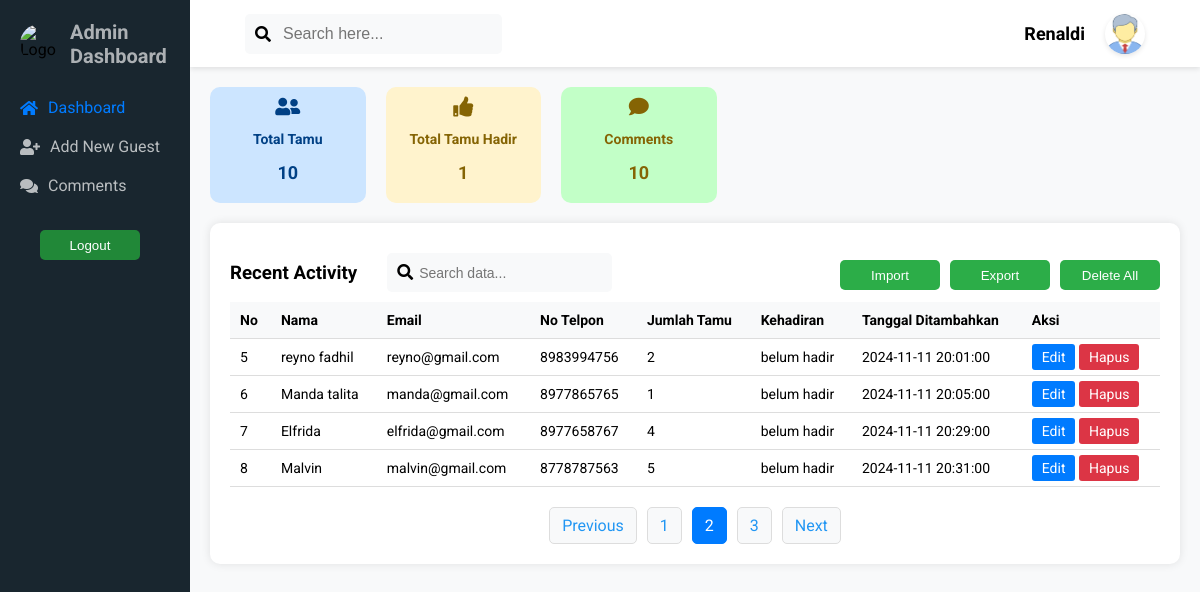
The page /Admin/dashboard_modern.php?page=2 (signed in) on the database its author committed.
### tables this page shows
CREATE TABLE `users` (
  `id` int(11) NOT NULL,
  `name` varchar(30) NOT NULL,
  `username` varchar(30) NOT NULL,
  `password` varchar(255) NOT NULL,
  `is_admin` tinyint(1) NOT NULL DEFAULT 0,
  `created_at` timestamp NOT NULL DEFAULT current_timestamp()
);

CREATE TABLE `guests` (
  `id` int(11) NOT NULL,
  `name` varchar(50) NOT NULL,
  `email` varchar(50) NOT NULL,
  `phone` varchar(15) DEFAULT NULL,
  `guests_count` int(11) DEFAULT NULL,
  `notes` text DEFAULT NULL,
  `is_present` tinyint(1) DEFAULT 0,
  `created_at` datetime NOT NULL DEFAULT current_timestamp()
);

### Admin/dashboard_modern.php (the view, shortened to what this page needs)
<?php
$connection = getConnection();
$sql = "SELECT * FROM users WHERE id = ?";
$stmt = $connection->prepare($sql);
$stmt->execute([$_SESSION['user_id']]);
$admin = $stmt->fetch();
$sql = "SELECT * FROM guests ORDER BY created_at ASC";
$stmt = $connection->query($sql);
$guests = $stmt->fetchAll();
$sqlPresent = "SELECT * FROM guests WHERE is_present = 1 ORDER BY created_at ASC";
$stmt = $connection->query($sqlPresent);
$guestsPresent = $stmt->fetchAll();
$guestsPresentCount = count($guestsPresent);
$guestsCount = count($guests);
$search = isset($_GET['search']) ? $_GET['search'] : '';
$limit = 4;
$page = isset($_GET['page']) ? (int)$_GET['page'] : 1;
$offset = ($page - 1) * $limit;
$sqlCount = "SELECT COUNT(*) AS total FROM guests WHERE name LIKE ? OR email LIKE ? OR phone LIKE ? OR is_present LIKE ?";
$stmtCount = $connection->prepare($sqlCount);
$searchTerm = '%' . $search . '%';
$stmtCount->execute([$searchTerm, $searchTerm, $searchTerm, $searchTerm]);
$totalGuests = $stmtCount->fetchColumn();
$totalPages = ceil($totalGuests / $limit);
$sql = "SELECT * FROM guests WHERE name LIKE ? OR email LIKE ? OR phone LIKE ? OR is_present LIKE ? ORDER BY created_at ASC LIMIT ? OFFSET ?";
$stmt = $connection->prepare($sql);
$stmt->bindValue(1, $searchTerm, PDO::PARAM_STR);
$stmt->bindValue(2, $searchTerm, PDO::PARAM_STR);
$stmt->bindValue(3, $searchTerm, PDO::PARAM_STR);
$stmt->bindValue(4, $searchTerm, PDO::PARAM_STR);
$stmt->bindValue(5, $limit, PDO::PARAM_INT);
$stmt->bindValue(6, $offset, PDO::PARAM_INT);
$stmt->execute();
$guests = $stmt->fetchAll();
$totalComments = $connection->query("SELECT COUNT(*) FROM guests")->fetchColumn();
?>
<!DOCTYPE html>
<html lang="id">
<head>
    <link href="https://cdnjs.cloudflare.com/ajax/libs/font-awesome/5.15.3/css/all.min.css" rel="stylesheet" />
    <link rel="stylesheet" href="dashboard.css">
    <link rel="stylesheet" href="./assets/style/dashboard-addGuest.css">
    <link rel="stylesheet" href="./assets/style/dashboard-importFile.css">
    <link rel="stylesheet" href="./assets/style/comment.css">
</head>
<body>
    <div class="container">
        <div class="sidebar">
            <div class="logo">
                <img alt="Logo"
                    src="https://storage.googleapis.com/a1aa/image/wKCqZGXRdV7wGN6NZuLBqea0KQ02hWyuUwuJPg5z2s4qGy3JA.jpg"
                    width="40" height="40" />
                <span>Admin Dashboard</span>
            </div>
            <ul class="menu">
                <li><a class="active" href="#"><i class="fas fa-home"></i> Dashboard</a></li>
                <li><a href="#"><i class="fas fa-user-plus"></i> Add New Guest</a></li>
                <li><a href="#"><i class="fas fa-comments"></i> Comments</a></li>
            </ul>
            <button class="btn green" id="logout-button">Logout</button>
        </div>
        <div class="main-content">
            <div class="header">
                <div class="header-item">
                    <div class="search-bar">
                        <i class="fas fa-search"></i>
                        <input type="text" placeholder="Search here..." />
                    </div>
                    <div class="profile">
                        <h3><?= htmlspecialchars($admin['name']) ?></h3>
                        <img src="assets/img/profile.png" alt="Profile Picture" width="40" height="40">
                    </div>
                </div>
            </div>
            <main class="main">
                <section class="main-dashboard">
                <div class="dashboard">
                    <div class="card AllGuests">
                        <i class="fas fa-user-friends"></i>
                        <h3>Total Tamu</h3>
                        <h2><?= $guestsCount ?></h2>
                    </div>
                    <div class="card presentGuest">
                        <i class="fas fa-thumbs-up"></i>
                        <h3>Total Tamu Hadir</h3>
                        <h2><?= $guestsPresentCount ?></h2>
                    </div>
                    <div class="card comments">
                        <i class="fas fa-comment"></i>
                        <h3>Comments</h3>
                        <h2><?= $totalComments ?></h2>
                    </div>
                </div>
                <div class="recent-activity">
                    <div class="topbar">
                        <div class="top">
                            <h3>Recent Activity</h3>
                            <form method="GET" action="">
                            <div class="search-data">
                                <i class="fas fa-search"></i>
                                <input type="text" name="search" placeholder="Search data..." onkeypress="if(event.keyCode === 13) { this.form.submit(); }"/>
                            </div>
                            </form>
                        </div>
                        <div class="button">
                                <button class="btn greenLight" id="button-import">Import</button>
                            <?php if ($guestsCount > 0): ?>
                                <form method="POST" class="form">
                                    <button class="btn greenLight" type="submit" name="export_guests" value="Ekspor menjadi CSV">Export</button>
                                </form>
                            <?php else: ?>
                                <form method="#" class="form">
                                    <button class="btn greenLight" type="submit" name="export_guests" value="Ekspor menjadi CSV" disabled>Export</button>
                                </form>
                            <?php endif; ?>
                            <?php if($guestsCount > 0): ?>
                            <form method="POST" class="form">
                            <button class="btn greenLight" type="submit" name="delete_all_guests" value="Hapus Semua Tamu" onclick="return confirm('Apakah Anda yakin ingin menghapus semua tamu?');">
                                    Delete All</button>
                            </form>
                            <?php endif?>
                        </div>
                    </div>
                    <?php if($guestsCount>0):?>
                    <table>
                    <thead>
                        <tr>
                            <th>No</th>
                            <th>Nama</th>
                            <th>Email</th>
                            <th>No Telpon</th>
                            <th>Jumlah Tamu</th>
                            <th>Kehadiran</th>
                            <th>Tanggal Ditambahkan</th>
                            <th>Aksi</th>
                        </tr>
                    </thead>
                    <tbody>
                    <?php foreach ($guests as $guest): ?>
                        <tr>
                            <td><?php echo htmlspecialchars($guest['id']); ?></td>
                            <td><?php echo htmlspecialchars($guest['name']); ?></td>
                            <td><?php echo htmlspecialchars($guest['email']); ?></td>
                            <td><?php echo htmlspecialchars($guest['phone']); ?></td>
                            <td><?php echo htmlspecialchars($guest['guests_count']); ?></td>
                            <td><?php echo htmlspecialchars($guest['is_present'] == 0 ? "belum hadir" : "Hadir"); ?></td>
                            <td><?php echo htmlspecialchars($guest['created_at']); ?></td>
                            <td>
                                <a href="edit_guest.php?id=<?php echo $guest['id']; ?>" class="btn edit">Edit</a>
                                <a href="delete_guest.php?id=<?php echo $guest['id']; ?>" class="btn delete" onclick="return confirm('Apakah Anda yakin ingin menghapus tamu ini?');">Hapus</a>
                            </td>
                        </tr>
                    <?php endforeach; ?>
                        </tbody>
                    </table>
                    <?php else:?>
                        <h1>No Data</h1>
                    <?php endif;?>
                <div class="pagination">
                    <?php if ($page > 1): ?>
                        <a href="?page=<?= $page - 1 ?>" class="btn prev">Previous</a>
                    <?php endif; ?>
                    <?php for ($i = 1; $i <= $totalPages; $i++): ?>
                        <a href="?page=<?= $i ?>" class="btn <?= $page == $i ? 'active' : '' ?>"><?= $i ?></a>
                    <?php endfor; ?>
                    <?php if ($page < $totalPages): ?>
                        <a href="?page=<?= $page + 1 ?>" class="btn next">Next</a>
                    <?php endif; ?>
                </div>
                </div>
                </section>
            </main>
        </div>
    </div>
</body>
</html>

### Admin/dashboard.css (style rules this page uses)
body { font-family: "Roboto", sans-serif; margin: 0; padding: 0; background-color: #f8f9fa; }
.container { display: flex; height: 100vh; }
.sidebar { width: 150px; background-color: #19262f; padding: 20px; box-shadow: 0 0 10px rgba(0, 0, 0, 0.1); }
.sidebar .logo { display: flex; align-items: center; margin-bottom: 30px; }
.sidebar .logo img { width: 40px; height: 40px; border-radius: 50%; margin-right: 10px; }
.sidebar .logo span { font-size: 20px; font-weight: 700; color: rgba(255, 255, 255, 0.639); }
.sidebar .menu { list-style: none; padding: 0; }
.sidebar .menu li { margin-bottom: 20px; }
.sidebar .menu li a { text-decoration: none; color: #ffffffb2; font-size: 16px; display: flex; align-items: center; }
.sidebar .menu li a i { margin-right: 10px; }
.sidebar .menu li a.active { color: #007bff; }
.main-content { flex: 1; background-color: #f8f9fa; overflow-y: hidden; }
.main-dashboard { padding: 20px; }
.header { background-color: #fff; display: flex; justify-content: center; padding: 5px; box-shadow: 0 2px 5px rgba(0, 0, 0, 0.1); }
.main-content .header-item { width: 90%; margin: 0px; display: flex; align-items: center; justify-content: space-between; }
.main-content .header .search-bar { display: flex; align-items: center; background-color: #f8f9fa; padding: 10px; border-radius: 5px; }
.main-content .header .search-bar input { border: none; outline: none; margin-left: 10px; font-size: 16px; background-color: #f8f9fa; }
.main-content .header .profile { display: flex; align-items: center; gap: 20px; }
.main-content .header .profile h3 { font-size: 18px; }
.main-content .header .profile img { width: 40px; height: 40px; border-radius: 50%; box-shadow: 0 2px 5px rgba(0, 0, 0, 0.1); }
.main-dashboard .dashboard { display: flex; justify-content: start; margin-bottom: 20px; gap: 20px; }
.main-dashboard .dashboard .card { width: 15%; padding: 5px; border-radius: 10px; text-align: center; font-size: 12px; }
.main-dashboard .dashboard .card i { font-size: 20px; margin-top: 5px; }
.main-dashboard .dashboard .card.AllGuests { background-color: #cce5ff; color: #004085; }
.main-dashboard .dashboard .card.presentGuest { background-color: #fff3cd; color: #856404; }
.main-dashboard .dashboard .card.comments { background-color: #c2ffc7; color: #856404; }
.main-dashboard .recent-activity { background-color: #fff; padding: 20px; border-radius: 10px; box-shadow: 0 0 10px rgba(0, 0, 0, 0.1); overflow-y: scroll; }
.main-dashboard .recent-activity table { width: 100%; border-collapse: collapse; }
.main-dashboard .recent-activity table th, .main-dashboard .recent-activity table td { padding: 10px; text-align: left; border-bottom: 1px solid #ddd; font-size: 14px; }
.main-dashboard .recent-activity table th { background-color: #f8f9fa; }
.main-dashboard .recent-activity .topbar { display: flex; justify-content: space-between; }
.main-dashboard .recent-activity .topbar .button { display: flex; align-items: center; gap: 10px; }
.topbar .top { display: flex; align-items: center; gap: 30px; }
.main-dashboard .recent-activity .topbar .search-data { background-color: #f8f9fa; padding: 10px; border-radius: 5px; }
.main-dashboard .recent-activity .topbar .search-data input { border: none; outline: none; font-size: 14px; background-color: #f8f9fa; }
.btn.green, .btn.back { color: white; background-color: #218838; margin-top: 15px; margin-bottom: 10px; width: 100px; height: 30px; border: none; cursor: pointer; border-radius: 5px; }
.btn.greenLight { color: white; background-color: #2cad48; margin-top: 15px; margin-bottom: 10px; width: 100px; height: 30px; border: none; cursor: pointer; border-radius: 5px; }
.sidebar button { border-width: 20%; margin-left: 20px; }
.btn { padding: 5px 10px; border-radius: 3px; color: white; }
.btn.edit { background-color: #007bff; }
.btn.delete { background-color: #dc3545; }
a { text-decoration: none; color: #007bff; }
button { padding: 10px 20px; background-color: #28a745; color: white; border: none; border-radius: 5px; cursor: pointer; width: 50%; transition: background-color 0.3s; }
.pagination { display: flex; justify-content: center; margin-top: 20px; }
.pagination a { margin: 0 5px; padding: 8px 12px; background-color: #f8f9fa; border: 1px solid #ddd; border-radius: 5px; text-decoration: none; color: #2196f3; }
.pagination a.active { background-color: #007bff; color: #fff; border: 1px solid #007bff; }

### rows shown on the page
users: name "Renaldi"
guests: id "5", name "reyno fadhil", email "reyno@gmail.com", phone "8983994756", guests_count "2", is_present "belum hadir", created_at "2024-11-11 20:01:00"
guests: id "6", name "Manda talita", email "manda@gmail.com", phone "8977865765", guests_count "1", is_present "belum hadir", created_at "2024-11-11 20:05:00"
guests: id "7", name "Elfrida", email "elfrida@gmail.com", phone "8977658767", guests_count "4", is_present "belum hadir", created_at "2024-11-11 20:29:00"
guests: id "8", name "Malvin", email "malvin@gmail.com", phone "8778787563", guests_count "5", is_present "belum hadir", created_at "2024-11-11 20:31:00"

### other values the page prints
$guestsCount "10"
$guestsPresentCount "1"
$totalComments "10"
